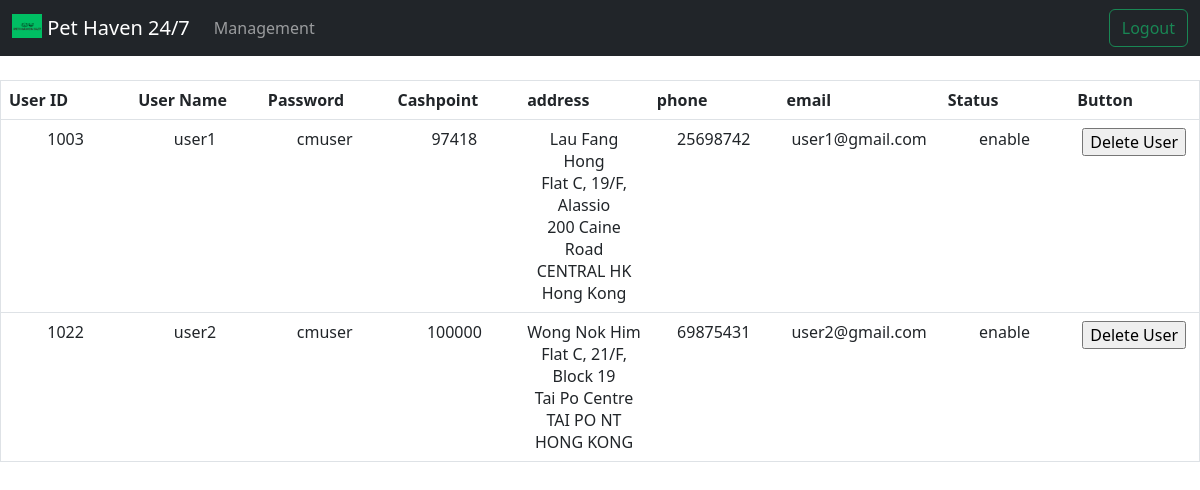
Page /m_user.php (signed in) on the committed database.
### tables this page shows
CREATE TABLE `user_info` (
  `userID` int(10) NOT NULL,
  `username` varchar(20) NOT NULL,
  `password` varchar(20) NOT NULL,
  `cashpoint` int(10) NOT NULL,
  `address` varchar(200) NOT NULL,
  `phone` int(8) NOT NULL,
  `email` varchar(50) NOT NULL,
  `status` varchar(20) NOT NULL
);

### m_user.php (the view, shortened to what this page needs)
<?php
include_once('./m_header.php');
include_once 'db.php';
$sql = "SELECT * FROM `user_info` WHERE userID LIKE '10%'";
$result = mysqli_query($conn, $sql);
?>
<table border="1" class="table" align='center'>
        <tr>
            <th align='center' width="10%">User ID</th>
            <th align='center' width="10%">User Name</th>
            <th align='center' width="10%">Password</th>
            <th align='center' width="10%">Cashpoint</th>
            <th align='center' width="10%">address</th>
            <th align='center' width="10%">phone</th>
            <th align='center' width="10%">email</th>
            <th align='center' width="10%">Status</th>
            <th align='center' width="10%">Button</th>
        </tr>
<?php
while ($row = mysqli_fetch_assoc($result)) {
    $userID = $row['userID'];
    $username = $row['username'];
    $password = $row['password'];
    $cashpoint = $row['cashpoint'];
    $address = $row['address'];
    $phone = $row['phone'];
    $email = $row['email'];
    $status = $row['status'];
    echo "<form method='post' action='m_user_handler.php'><tr>";
    echo "<td align='center' width='10%'>"."$userID"."</td>";
    echo "<td align='center' width='10%'>".$username."</td>";
    echo "<td align='center' width='10%'>".$password."</td>";
    echo "<td align='center' width='10%'>".$cashpoint."</td>";
    echo "<td align='center' width='10%'>".$address."</td>";
    echo "<td align='center' width='10%'>".$phone."</td>";
    echo "<td align='center' width='10%'>".$email."</td>";
    echo "<td align='center' width='10%'>".$status."</td>";
    echo "<td align='center' width='10%'>";
    echo "<input type='submit' name='action' value='Delete User'/>"."</td>";
    echo "</tr></form>";
}
?>
<br>
</table>

### rows in the picture
user_info: userID "1003", username "user1", password "cmuser", cashpoint "97418", address "Lau Fang Hong Flat C, 19/F, Alassio 200 Caine Road CENTRAL HK Hong Kong", phone "25698742", email "user1@gmail.com", status "enable"
user_info: userID "1022", username "user2", password "cmuser", cashpoint "100000", address "Wong Nok Him Flat C, 21/F, Block 19 Tai Po Centre TAI PO NT HONG KONG", phone "69875431", email "user2@gmail.com", status "enable"
